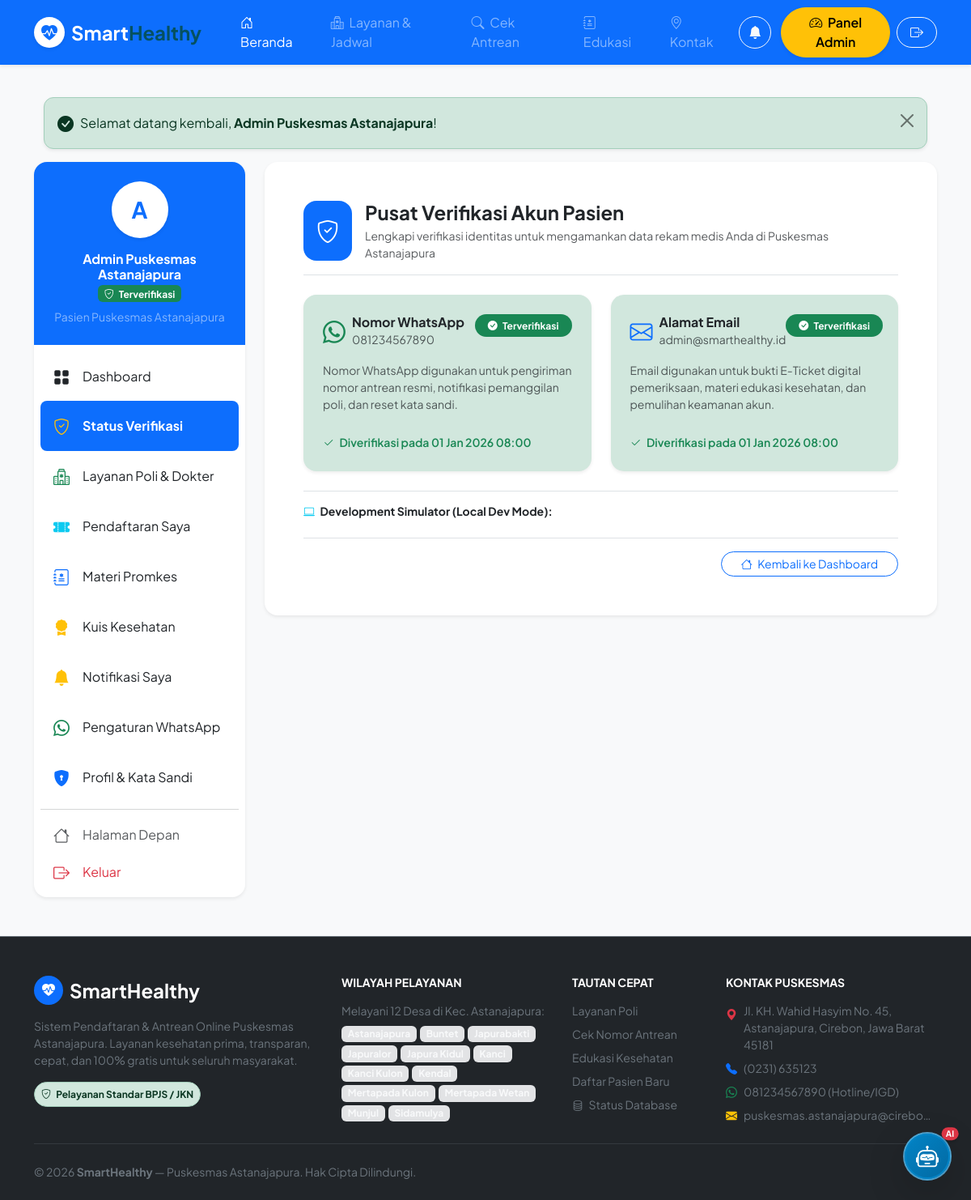
Page /verifikasi (signed in) on the committed database.
### tables this page shows
CREATE TABLE `users` (
  `id` int(10) unsigned NOT NULL AUTO_INCREMENT,
  `nik` varchar(16) DEFAULT NULL,
  `name` varchar(150) NOT NULL,
  `email` varchar(150) NOT NULL,
  `phone` varchar(25) NOT NULL,
  `address` text DEFAULT NULL,
  `village_id` int(10) unsigned DEFAULT NULL,
  `gender` enum('L','P') NOT NULL DEFAULT 'L',
  `birth_date` date DEFAULT NULL,
  `role` enum('admin','user') NOT NULL DEFAULT 'user',
  `password` varchar(255) NOT NULL,
  `email_verified_at` timestamp NULL DEFAULT NULL,
  `phone_verified_at` timestamp NULL DEFAULT NULL,
  `is_active` tinyint(1) NOT NULL DEFAULT 1,
  `remember_token` varchar(100) DEFAULT NULL,
  `created_at` timestamp NOT NULL DEFAULT current_timestamp(),
  `updated_at` timestamp NOT NULL DEFAULT current_timestamp() ON UPDATE current_timestamp(),
  PRIMARY KEY (`id`),
  UNIQUE KEY `email` (`email`),
  UNIQUE KEY `phone` (`phone`),
  UNIQUE KEY `nik` (`nik`),
  KEY `fk_users_village` (`village_id`),
  CONSTRAINT `fk_users_village` FOREIGN KEY (`village_id`) REFERENCES `villages` (`id`) ON DELETE SET NULL ON UPDATE CASCADE
);

### app/Core/Controller.php (called while the page is built, shortened)
<?php
abstract class Controller
{
    protected function render(string $view, array $data = [], string $layout = 'layouts/main'): void
    {
        extract($data);
        $viewPath = dirname(__DIR__) . "/Views/{$view}.php";
        require $viewPath;
    }
}

### app/Controllers/AuthController.php (called while the page is built, shortened)
<?php
class AuthController extends Controller
{
    public function showVerificationHub(): void
    {
        $user = Auth::user();
        $tokenModel = new VerificationToken();
        $activeOtp = $tokenModel->getLatestActiveOtp((int)$user['id']);
        $this->render('auth/verify_hub', [
            'pageTitle' => 'Pusat Verifikasi Akun - SmartHealthy',
            'user'      => $user,
            'activeOtp' => $activeOtp,
            'lastMockWa' => WhatsAppService::getLastMockMessage(),
            'lastMockMail' => MailService::getLastMockMail(),
        ], 'layouts/user');
    }
}

### public/index.php (called while the page is built, shortened)
<?php
spl_autoload_register(function ($class) {
    $prefix = 'App\\';
    $baseDir = ROOT_PATH . '/app/';
    $len = strlen($prefix);
    $relativeClass = substr($class, $len);
    $file = $baseDir . str_replace('\\', '/', $relativeClass) . '.php';
});
$app = new App();
$app->run();

### index.php (called while the page is built)
<?php
require_once __DIR__ . '/public/index.php';

### app/Core/Model.php (called while the page is built, shortened)
<?php
abstract class Model
{
    protected ?PDO $db = null;
    public function __construct()
    {
        $this->db = Database::getConnection();
    }
    public function queryOne(string $sql, array $params = []): ?array
    {
        $stmt = $this->db->prepare($sql);
        $stmt->execute($params);
        $result = $stmt->fetch();
        return $result ?: null;
    }
}

### app/Core/Env.php (called while the page is built, shortened)
<?php
class Env
{
    public static function get(string $key, mixed $default = null): mixed
    {
        $value = getenv($key);
        return $value;
    }
}

### app/Config/Database.php (called while the page is built, shortened)
<?php
class Database
{
    public static function config(): array
    {
        return [
            'driver'   => Env::get('DB_CONNECTION', 'mysql'),
            'host'     => Env::get('DB_HOST', '127.0.0.1'),
            'port'     => Env::get('DB_PORT', '3306'),
            'database' => Env::get('DB_DATABASE', 'smarthealthy'),
            'username' => Env::get('DB_USERNAME', 'root'),
            'password' => Env::get('DB_PASSWORD', ''),
            'charset'  => 'utf8mb4',
            'options'  => [
                \PDO::ATTR_ERRMODE            => \PDO::ERRMODE_EXCEPTION,
                \PDO::ATTR_DEFAULT_FETCH_MODE => \PDO::FETCH_ASSOC,
                \PDO::ATTR_EMULATE_PREPARES   => false,
            ]
        ];
    }
}

### app/Core/Database.php (called while the page is built, shortened)
<?php
class Database
{
    private static ?PDO $instance = null;
    public static function getConnection(): PDO
    {
        if (self::$instance === null) {
            $config = DbConfig::config();
            $dsn = "{$config['driver']}:host={$config['host']};port={$config['port']};dbname={$config['database']};charset={$config['charset']}";
            try {
                self::$instance = new PDO($dsn, $config['username'], $config['password'], $config['options']);
            } catch (PDOException $e) {
                throw new PDOException("Gagal terhubung ke database `{$config['database']}` di {$config['host']}:{$config['port']}. Pastikan MySQL sudah berjalan di XAMPP dan database telah dibuat via migration. Error: " . $e->getMessage());
            }
        }
        return self::$instance;
    }
}

### app/Models/User.php (called while the page is built, shortened)
<?php
class User extends Model
{
    protected string $table = 'users';
    public function findWithVillage(int $id): ?array
    {
        $sql = "SELECT u.*, v.name as village_name, v.district as district_name, v.postal_code
                FROM `{$this->table}` u
                LEFT JOIN `villages` v ON u.village_id = v.id
                WHERE u.id = :id LIMIT 1";
        return $this->queryOne($sql, ['id' => $id]);
    }
}

### app/Core/Auth.php (called while the page is built, shortened)
<?php
class Auth
{
    public static function check(): bool
    {
        return Session::has('user_id');
    }
    public static function id(): ?int
    {
        return Session::get('user_id');
    }
    public static function user(): ?array
    {
        $userId = self::id();
        $user = (new User())->findWithVillage($userId);
        return $user ?: null;
    }
}

### app/Core/Session.php (called while the page is built, shortened)
<?php
class Session
{
    public static function get(string $key, mixed $default = null): mixed
    {
        return $_SESSION[$key] ?? $default;
    }
    public static function has(string $key): bool
    {
        return isset($_SESSION[$key]);
    }
}

### app/Config/App.php (called while the page is built, shortened)
<?php
class App
{
    public static function baseUrl(string $path = ''): string
    {
        $baseUrl = Env::get('APP_URL');
        $baseUrl = rtrim($baseUrl, '/');
        $path = ltrim($path, '/');
        return $path === '' ? $baseUrl : "{$baseUrl}/{$path}";
    }
}

### app/Views/auth/verify_hub.php (the view, shortened to what this page needs)
<div class="card border-0 shadow-sm rounded-4 bg-white p-4 p-md-5 mb-4">
    <div class="d-flex align-items-center gap-3 mb-4 pb-3 border-bottom">
        <div class="bg-primary text-white p-3 rounded-4 fs-3">
            <i class="bi bi-shield-check"></i>
        </div>
        <div>
            <h4 class="fw-bold text-dark mb-1">Pusat Verifikasi Akun Pasien</h4>
            <p class="text-muted small mb-0">Lengkapi verifikasi identitas untuk mengamankan data rekam medis Anda di Puskesmas Astanajapura</p>
        </div>
    </div>
    <div class="row g-4">
        <div class="col-md-6">
            <div class="card border-0 shadow-sm rounded-4 p-4 h-100 <?= !empty($user['phone_verified_at']) ? 'bg-success-subtle border border-success-subtle' : 'bg-light border' ?>">
                <div class="d-flex justify-content-between align-items-start mb-3">
                    <div class="d-flex align-items-center gap-2">
                        <i class="bi bi-whatsapp text-success fs-3"></i>
                        <div>
                            <h6 class="fw-bold text-dark mb-0">Nomor WhatsApp</h6>
                            <small class="text-muted"><?= htmlspecialchars($user['phone']) ?></small>
                        </div>
                    </div>
                    <?php if (!empty($user['phone_verified_at'])): ?>
                        <span class="badge bg-success px-3 py-2 rounded-pill"><i class="bi bi-check-circle-fill me-1"></i> Terverifikasi</span>
                    <?php else: ?>
                        <span class="badge bg-warning text-dark px-3 py-2 rounded-pill"><i class="bi bi-exclamation-circle-fill me-1"></i> Belum Terverifikasi</span>
                    <?php endif; ?>
                </div>
                <p class="small text-muted mb-4">
                    Nomor WhatsApp digunakan untuk pengiriman nomor antrean resmi, notifikasi pemanggilan poli, dan reset kata sandi.
                </p>
                <div class="mt-auto">
                    <?php if (empty($user['phone_verified_at'])): ?>
                        <div class="d-flex gap-2">
                            <a href="<?= App::baseUrl('/verifikasi/otp') ?>" class="btn btn-success btn-sm rounded-pill px-3 fw-bold">
                                <i class="bi bi-key-fill me-1"></i> Masukkan Kode OTP
                            </a>
                            <form action="<?= App::baseUrl('/verifikasi/otp/resend') ?>" method="POST" class="d-inline">
                                <input type="hidden" name="_csrf_token" value="<?= Session::csrfToken() ?>">
                                <button type="submit" class="btn btn-outline-success btn-sm rounded-pill px-3">
                                    <i class="bi bi-arrow-repeat"></i> Kirim Ulang OTP
                                </button>
                            </form>
                        </div>
                    <?php else: ?>
                        <small class="text-success fw-semibold"><i class="bi bi-check2 me-1"></i> Diverifikasi pada <?= date('d M Y H:i', strtotime($user['phone_verified_at'])) ?></small>
                    <?php endif; ?>
                </div>
            </div>
        </div>
        <div class="col-md-6">
            <div class="card border-0 shadow-sm rounded-4 p-4 h-100 <?= !empty($user['email_verified_at']) ? 'bg-success-subtle border border-success-subtle' : 'bg-light border' ?>">
                <div class="d-flex justify-content-between align-items-start mb-3">
                    <div class="d-flex align-items-center gap-2">
                        <i class="bi bi-envelope text-primary fs-3"></i>
                        <div>
                            <h6 class="fw-bold text-dark mb-0">Alamat Email</h6>
                            <small class="text-muted"><?= htmlspecialchars($user['email']) ?></small>
                        </div>
                    </div>
                    <?php if (!empty($user['email_verified_at'])): ?>
                        <span class="badge bg-success px-3 py-2 rounded-pill"><i class="bi bi-check-circle-fill me-1"></i> Terverifikasi</span>
                    <?php else: ?>
                        <span class="badge bg-warning text-dark px-3 py-2 rounded-pill"><i class="bi bi-exclamation-circle-fill me-1"></i> Belum Terverifikasi</span>
                    <?php endif; ?>
                </div>
                <p class="small text-muted mb-4">
                    Email digunakan untuk bukti E-Ticket digital pemeriksaan, materi edukasi kesehatan, dan pemulihan keamanan akun.
                </p>
                <div class="mt-auto">
                    <?php if (empty($user['email_verified_at'])): ?>
                        <form action="<?= App::baseUrl('/verifikasi/email/resend') ?>" method="POST" class="d-inline">
                            <input type="hidden" name="_csrf_token" value="<?= Session::csrfToken() ?>">
                            <button type="submit" class="btn btn-primary btn-sm rounded-pill px-3 fw-bold">
                                <i class="bi bi-send-fill me-1"></i> Kirim Ulang Email Verifikasi
                            </button>
                        </form>
                    <?php else: ?>
                        <small class="text-success fw-semibold"><i class="bi bi-check2 me-1"></i> Diverifikasi pada <?= date('d M Y H:i', strtotime($user['email_verified_at'])) ?></small>
                    <?php endif; ?>
                </div>
            </div>
        </div>
    </div>
    <?php if (Env::get('APP_ENV') === 'development'): ?>
        <div class="mt-4 pt-3 border-top">
            <h6 class="fw-bold text-dark small mb-2"><i class="bi bi-laptop text-info me-1"></i> Development Simulator (Local Dev Mode):</h6>
        </div>
    <?php endif; ?>
    <div class="mt-4 pt-3 border-top text-end">
        <a href="<?= App::baseUrl('/dashboard') ?>" class="btn btn-outline-primary rounded-pill px-4 btn-sm">
            <i class="bi bi-house me-1"></i> Kembali ke Dashboard
        </a>
    </div>
</div>

### app/Core/App.php (shortened to what this page needs)
<?php
class App
{
    private static array $routes = [];
    private static function addRoute(string $method, string $path, array|callable $handler): void
    {
        $path = '/' . trim($path, '/');
        self::$routes[] = [
            'method'  => strtoupper($method),
            'path'    => $path,
            'handler' => $handler,
        ];
    }
    public function run(): void
    {
        $requestMethod = $_SERVER['REQUEST_METHOD'] ?? 'GET';
        $requestUri = $this->parseUri();
        foreach (self::$routes as $route) {
            if ($route['method'] !== $requestMethod && $route['method'] !== 'ANY') {
                continue;
            }
            $pattern = $this->convertRouteToRegex($route['path']);
            if (preg_match($pattern, $requestUri, $matches)) {
                array_shift($matches);
                $handler = $route['handler'];
                if (is_array($handler) && count($handler) === 2) {
                    [$controllerClass, $action] = $handler;
                    if (class_exists($controllerClass)) {
                        $controller = new $controllerClass();
                        if (method_exists($controller, $action)) {
                            call_user_func_array([$controller, $action], $matches);
                            return;
                        }
                    }
                }
            }
        }
    }
    private function parseUri(): string
    {
        $uri = $_SERVER['REQUEST_URI'] ?? '/';
        $scriptName = $_SERVER['SCRIPT_NAME'] ?? '';
        $baseDir = dirname($scriptName);
        $baseDir = str_replace('\\', '/', $baseDir);
        if ($baseDir !== '/' && str_starts_with($uri, $baseDir)) {
            $uri = substr($uri, strlen($baseDir));
        }
        $parentDir = dirname($baseDir);
        $uri = '/' . trim($uri, '/');
        return $uri;
    }
    private function convertRouteToRegex(string $routePath): string
    {
        $pattern = preg_replace('/\{([a-zA-Z0-9_]+)\}/', '([^/]+)', $routePath);
        return '#^' . $pattern . '$#';
    }
}

### public/css/app.css (style rules this page uses)
:root { --primary-color: #0d6efd; --primary-dark: #0a58ca; --primary-light: #e7f1ff; --secondary-teal: #0ea5e9; --health-green: #10b981; --warm-accent: #f59e0b; --dark-navy: #0f172a; --card-bg: #ffffff; --border-color: #e2e8f0; --font-family: 'Plus Jakarta Sans', system-ui, -apple-system, sans-serif; }
body { font-family: var(--font-family); color: #334155; background-color: #f8fafc; -webkit-font-smoothing: antialiased; }

### rows in the picture
users: phone "081234567890", phone_verified_at "01 Jan 2026 08:00", email "admin@smarthealthy.id", email_verified_at "01 Jan 2026 08:00"

### other values in the picture
$msg "Selamat datang kembali, Admin Puskesmas Astanajapura !"
